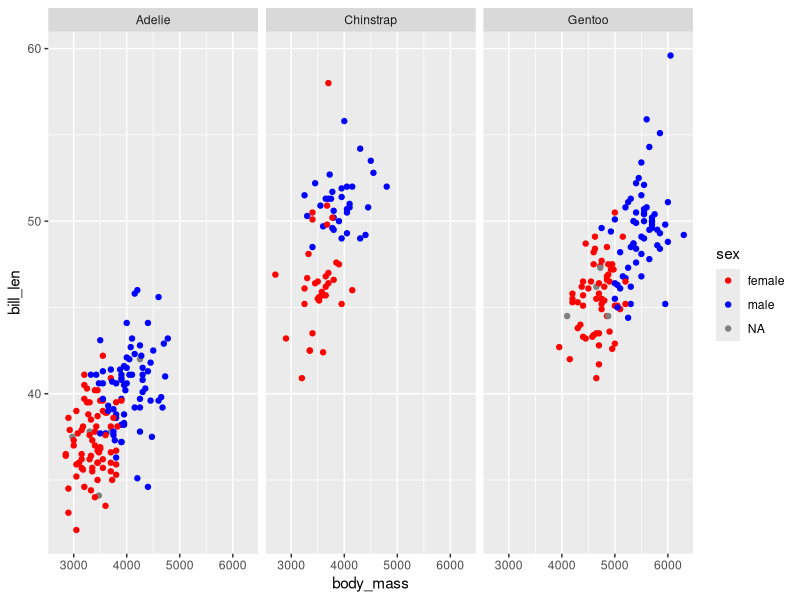
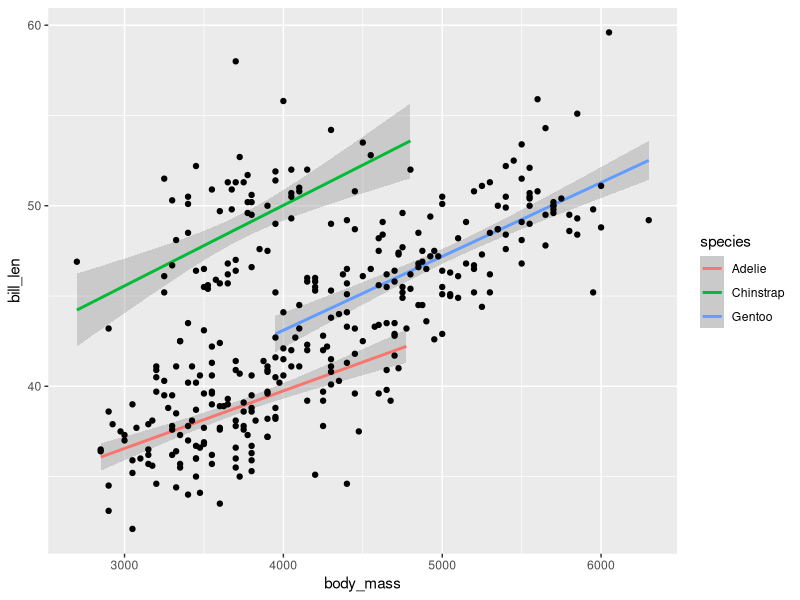
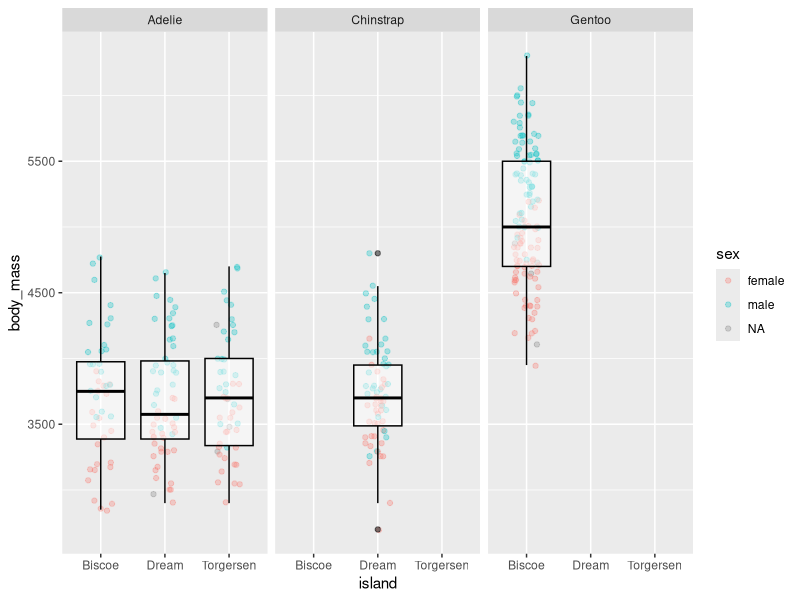
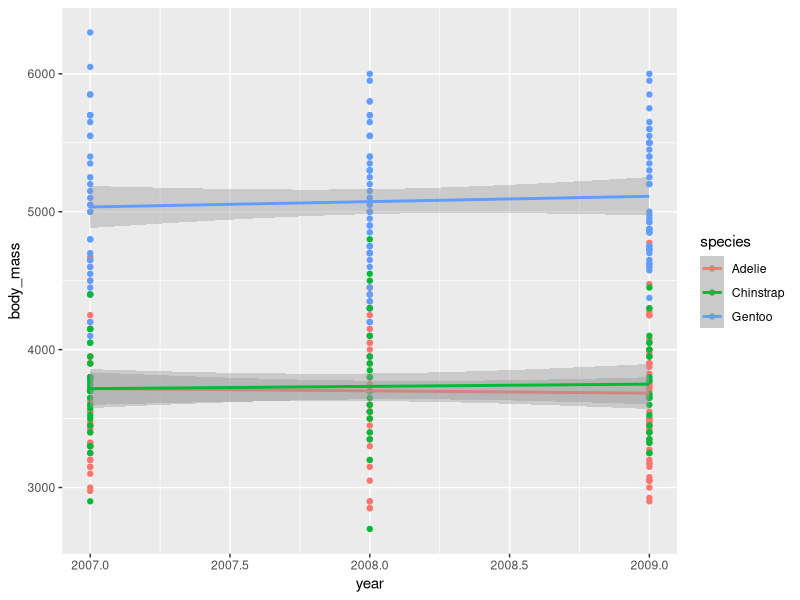

Write R code to recreate these figures, in order.
library(tidyverse)

dt <- penguins

library(ggplot2)

ggplot(penguins, aes(x = body_mass, y = bill_len, colour = sex)) +
  geom_point() + facet_wrap(~species) +
  scale_color_manual(values = c("red", "blue"))

ggplot(penguins, aes(x = body_mass, y = bill_len)) + 
  geom_smooth(method = lm, aes(colour = species)) + 
  geom_point()

#Graficando otras variables: relación entre isla y peso
ggplot(penguins, aes(x = island, y = body_mass)) +
  geom_jitter(width = 0.2, alpha = 0.3, aes(colour = sex)) + 
  geom_boxplot(colour = "black", fill = "white", alpha = 0.5) +
  facet_wrap(~species)

# Plotting unlikely relationships (are penguins fattening or starving?)
ggplot(penguins, aes(x = year, y = body_mass, color = species)) +
  geom_point() +
  geom_smooth(method = lm)

  
